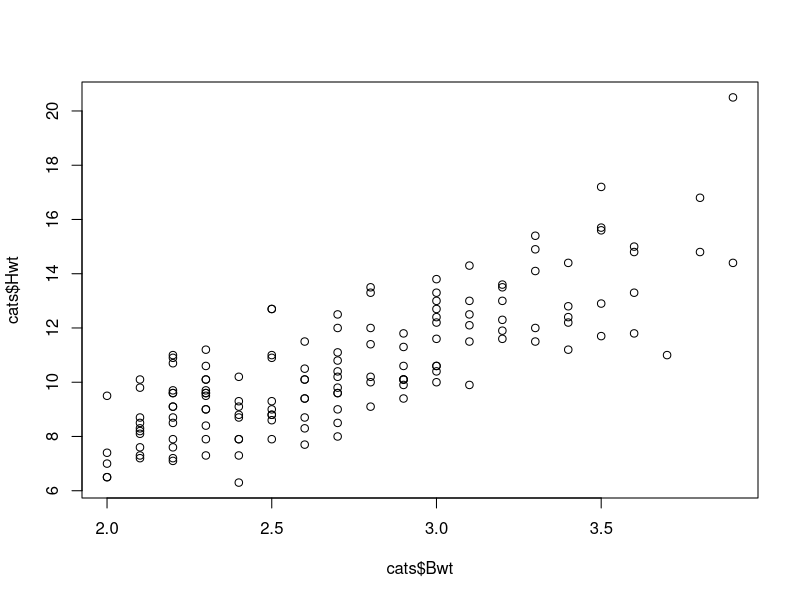
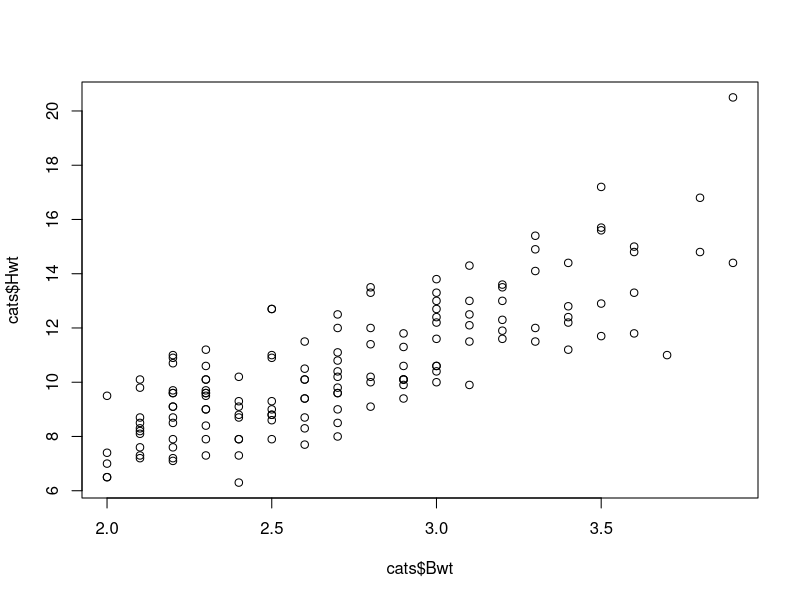
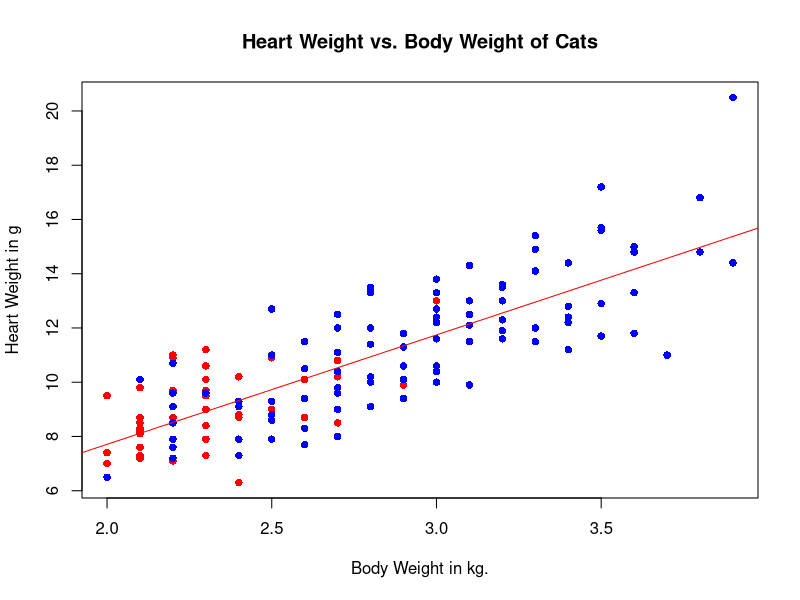
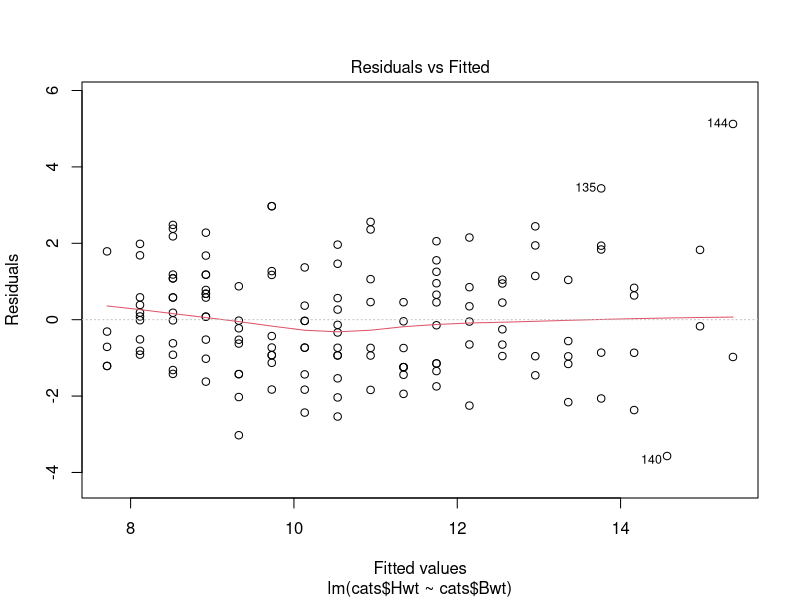
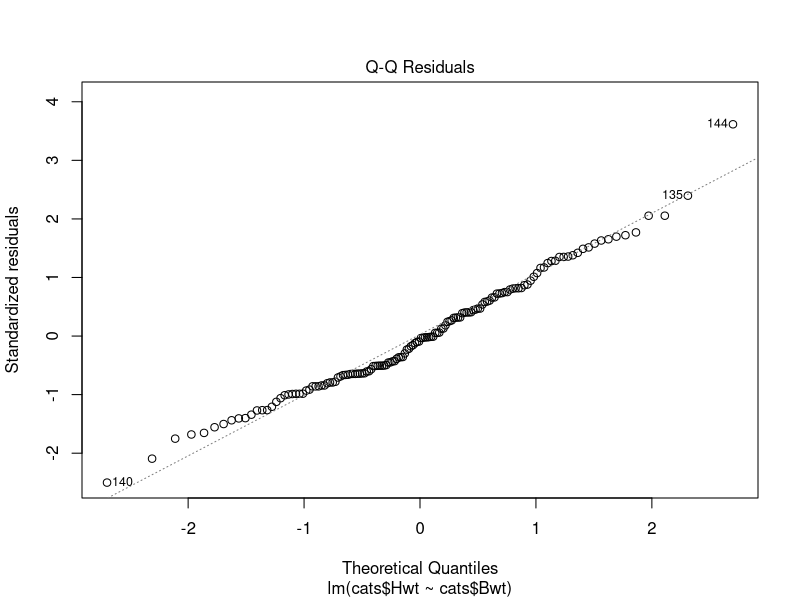
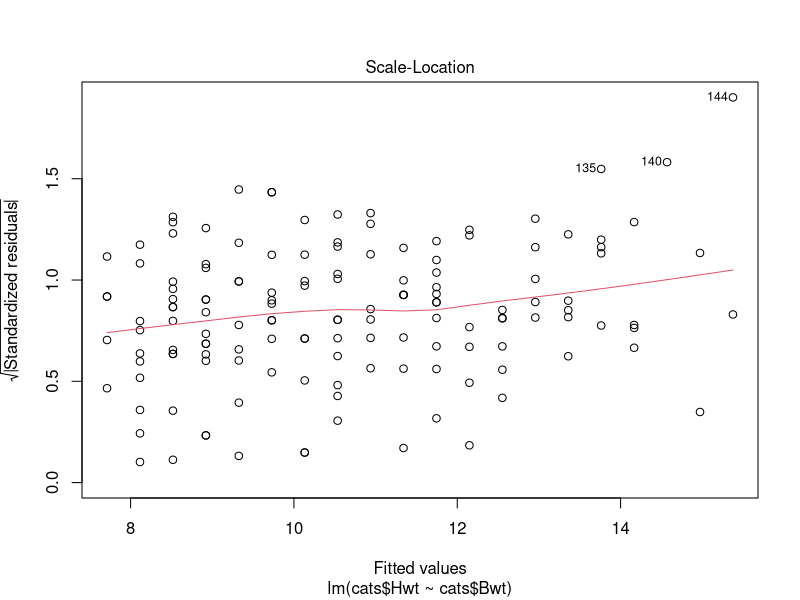
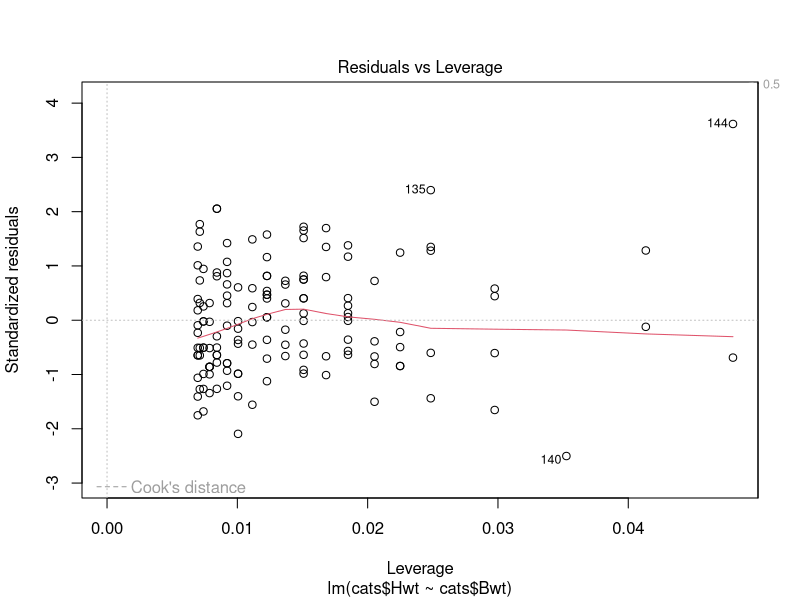

These figures' R source, in order:
## ---- chunk 1
knitr::opts_chunk$set(echo = TRUE)
## ---- chunk 2
library(MASS)
cats
str(cats)
summary(cats)

plot(cats$Bwt, cats$Hwt)
print(cor(cats$Bwt, cats$Hwt))
cor.test(cats$Bwt, cats$Hwt)
cor.test(cats$Bwt, cats$Hwt, method = "spearman")
cor.test(cats$Bwt, cats$Hwt, method = "kendall")
mytest <- lm(cats$Hwt ~ cats$Bwt)
print(mytest)
plot(cats$Hwt ~ cats$Bwt)

plot(cats$Bwt, cats$Hwt, type="n", xlab="Body Weight in kg.",
     ylab="Heart Weight in g", 
     main="Heart Weight vs. Body Weight of Cats")
points(cats$Bwt[cats$Sex == "F"], cats$Hwt[cats$Sex=="F"],
       pch=16, col="red")
points(cats$Bwt[cats$Sex == "M"], cats$Hwt[cats$Sex=="M"],
       pch=16, col="blue")

lm.cats <- mytest
abline(lm.cats, col="red")

plot(lm.cats)
summary(mytest)

## ---- chunk 3
r.square <- 0.7052 
r <- sqrt(r.square)
print(r)
## ---- chunk 4
r.square <- 0.88
r <- sqrt(r.square)
print(r)
## ---- chunk 5
x <- 55
y <- 1.5740 + 0.9112 * x
print (y)
## ---- chunk 6
t <- 4.13
se <- 0.0322
beta1 <- se * t 
print (beta1)
## ---- chunk 7
n <- 20
df <- n - 2
t.df <- 2.10
beta1 <- 2.559
se <- 0.39
interval <- c(beta1 - t * se, beta1 + t * se) 
print (interval)
